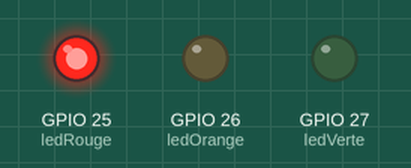
This sketch was run on a simulated ESP32. Parts: output pins drawn as LEDs (lit = HIGH).

Above: at 2.5 s.
At 10.5 s:
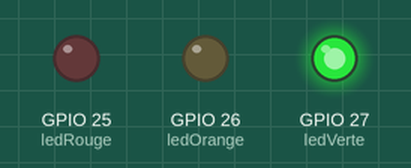
At 14.5 s:
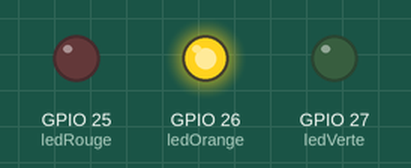
Timing chart, 0 to 20.8 s (numbered marks = the images above):
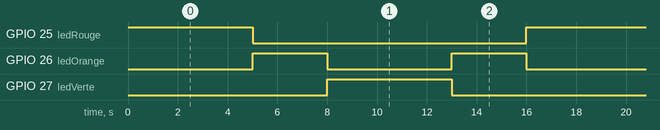

Measured:
- by itself, GPIO 25 (ledRouge), GPIO 27 (ledVerte): alternates HIGH for 5.0 s and LOW for 11.0 s
- by itself, GPIO 26 (ledOrange): alternates HIGH for 3.0 s and LOW for 5.0 s
- by itself, everything shown: repeats every 16.0 s, in 4 steps

The sketch:

TP3_feux_de_carrefour.ino
```cpp
const int ledRouge = 25;
const int ledOrange = 26;
const int ledVerte = 27;

void setup() {
  pinMode(ledRouge, OUTPUT);
  pinMode(ledOrange, OUTPUT);
  pinMode(ledVerte, OUTPUT);
}

void loop() {
  digitalWrite(ledRouge, HIGH);
  digitalWrite(ledOrange, LOW);
  digitalWrite(ledVerte, LOW);
  delay(5000);

  digitalWrite(ledRouge, LOW);
  digitalWrite(ledOrange, HIGH);
  digitalWrite(ledVerte, LOW);
  delay(3000);

  digitalWrite(ledRouge, LOW);
  digitalWrite(ledOrange, LOW);
  digitalWrite(ledVerte, HIGH);
  delay(5000);

  digitalWrite(ledRouge, LOW);
  digitalWrite(ledOrange, HIGH);
  digitalWrite(ledVerte, LOW);
  delay(3000);

}
```
